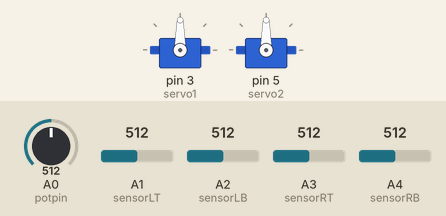
The sketch below on a simulated Arduino Uno, built with avr-gcc and run on an emulated ATmega328P. On the bench: 2 × servo. The test bench sets the inputs (shaded band); at power-on: A2 (sensorLB) = 512, A1 (sensorLT) = 512, A3 (sensorRT) = 512, A0 (potpin) = 512, A4 (sensorRB) = 512. The local clock reads 2024-03-15 10:24:30 at power-on unless the sketch sets it; storage starts empty.

Above: at 1.8 s.
1.9 s: A2 (sensorLB) set to 264
3.4 s: A2 (sensorLB) set to 242
At 7.4 s:
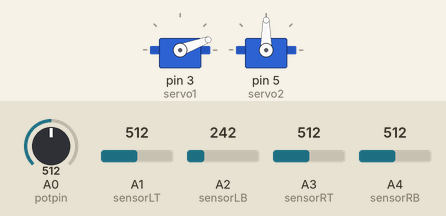
7.5 s: A2 (sensorLB) set to 306
At 8.3 s:
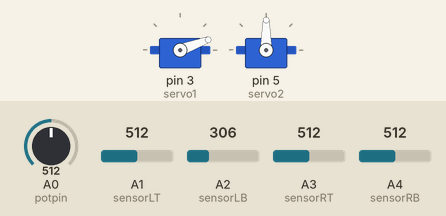
9.0 s: A1 (sensorLT) set to 596
10.5 s: A1 (sensorLT) set to 628
At 11.9 s:
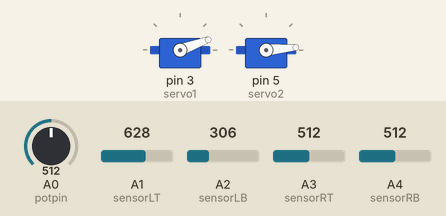
14.6 s: A3 (sensorRT) set to 604
18.7 s: A3 (sensorRT) set to 624
At 20.0 s:
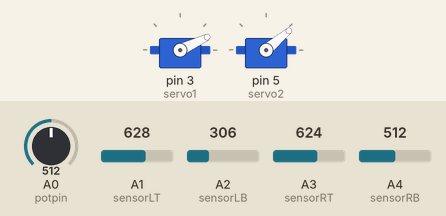
Timing chart, 0 to 28.8 s (numbered marks = the images above; inputs shaded):
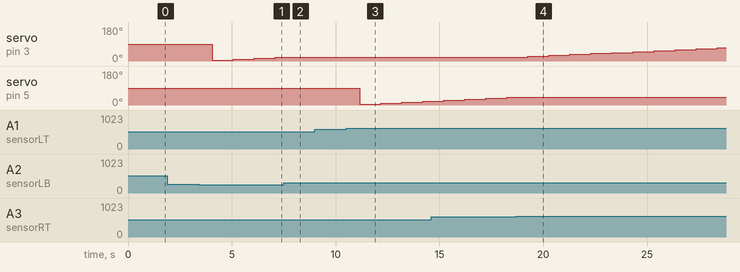

The sketch:

Solar_panel_Prog.ino
```cpp
#include <Servo.h>
#include <SPI.h>
#include <SD.h>
#include <Wire.h>
#include "RTClib.h"
//use clock module RTC DS1307
//use a voltage sensor
//ethernet shield
Servo servo1;
Servo servo2;
int val1 = 0;
int val2 = 0;
int valpot;
int potpin = A0;
int sensorLT = A1;
int sensorLB = A2;
int sensorRT = A3;
int sensorRB = A4;
int LT;
int LB;
int RT;
int RB;
const int chipSelect = 10;
RTC_DS1307 RTC;
String dataString = "";
String date = "";

void setup() {
  // put your setup code here, to run once:
  servo1.attach(3);
  servo2.attach(5);
  Wire.begin();
  RTC.begin();
}

void loop() {
  valpot = analogRead(potpin);
  valpot = 5*valpot*(5/1023);
  File dataFile = SD.open("datalog.txt", FILE_WRITE);
  DateTime now=RTC.now();
  char str[32];
  sprintf(str, sizeof str, "%Y.%m.%d:%H.%M.%S", now);
  dataString = String(str);
  if (dataFile) {

    dataFile.print(dataString);
    dataFile.print(";");
    dataFile.print(valpot);
    dataFile.println("\n");

    dataFile.close();
  }
  LB = analogRead(sensorLB);
  LT = analogRead(sensorLT);
  RT = analogRead(sensorRT);
  RB = analogRead(sensorRB);
  if (LT and LB < (max(RT, RB)/2)) {
    val1 += 5;
    servo1.write(val1);

  }
  else if (RT and RB < (max(LT, LB)/2)) {
    val1 -= 5;
    servo1.write(val1);
  }
  else if (RT and LT < (max(LB, RB)/2)) {
    val2 -= 5;
    servo2.write(val2);
  }
  else if (RB and LB < (max(LT, RT)/2)) {
    val2 += 5;
    servo2.write(val2);
  }


  delay(1000);
}
```

Measured:
- the behaviour switches between 256 and 255 on A2 (sensorLB) (found by bisection; images 0 and 1)
- the behaviour switches between 613 and 614 on A1 (sensorLT) (found by bisection; images 2 and 3)
- the behaviour switches between 613 and 614 on A3 (sensorRT) (found by bisection; images 3 and 4)
- after the input at 1.9 s, every drawn part: stays the same
- after the input at 3.4 s, servo on pin 3 (servo1): 90° → 5° after 0.66 s, → 10° 1.0 s later, → 15° 1.0 s later, → 20° 1.0 s later
- after the input at 7.5 s, servo on pin 3 (servo1): stays 20° (without the input it goes to 25° after 0.62 s)
- after the input at 9.0 s, every drawn part: stays the same
- after the input at 10.5 s, servo on pin 5 (servo2): 90° → 5° after 0.65 s, → 10° 1.0 s later, → 15° 1.0 s later, → 20° 1.0 s later
- after the input at 18.7 s, servo on pin 3 (servo1): moves from 20° to 70° over 9.1 s, starting after 0.56 s; servo on pin 5 (servo2): stays 40° (without the input it goes to 45° after 0.56 s)
